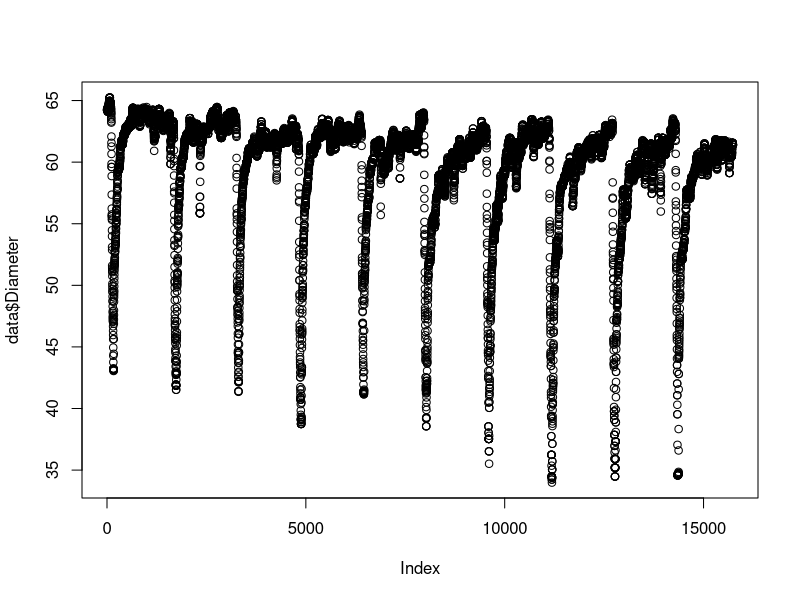
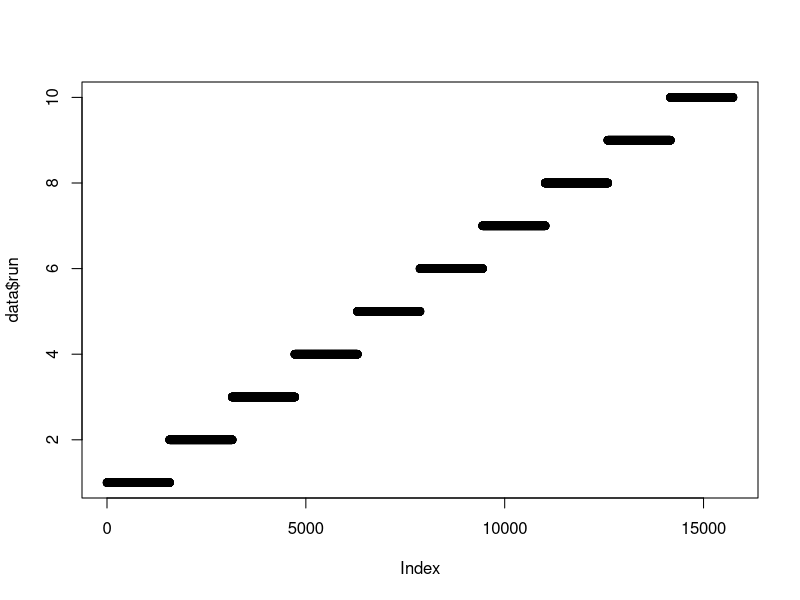
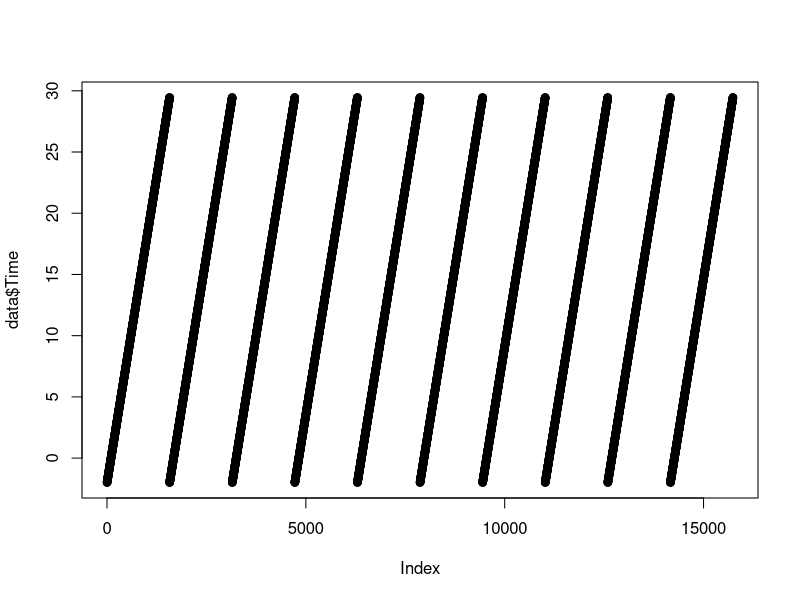
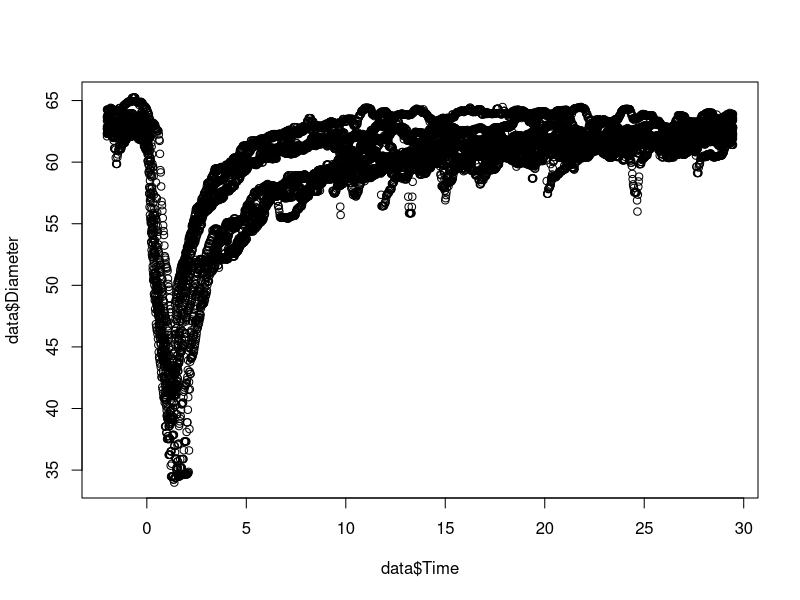
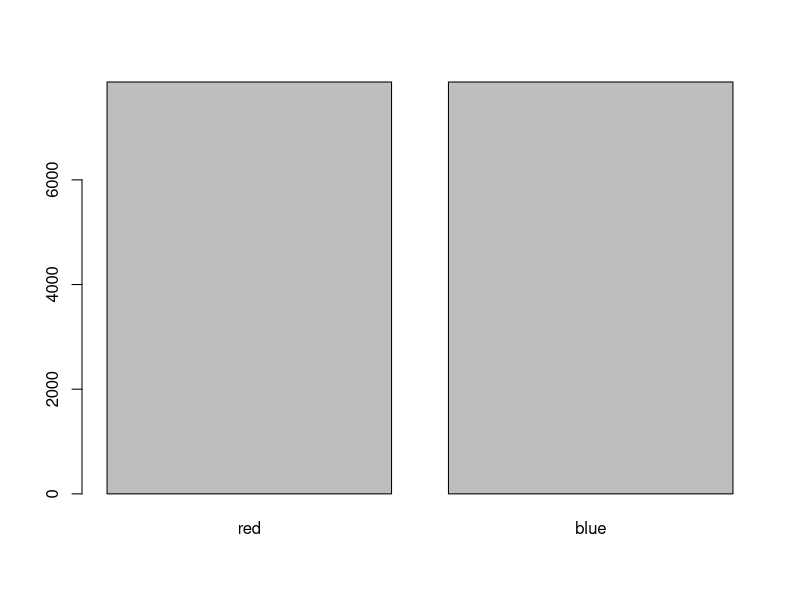
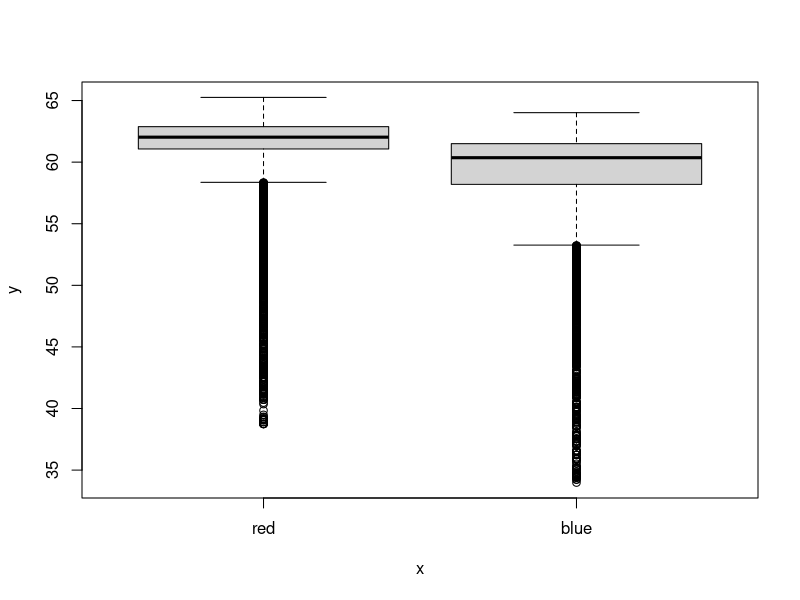

Here is the R script that generated these plots, in order:
## ---- chunk 1
data <- read.csv("Daten/Data_Pupils.csv")

head(data)
tail(data)
## ---- chunk 2
summary(data)
## ---- chunk 3
plot(data$Diameter)
plot(data$run)
plot(data$Time)
plot(data$Time, data$Diameter)
## ---- chunk 4
data$Stimulus <- factor(data$Stimulus, levels = c("red", "blue"))
plot(data$Stimulus)
plot(data$Stimulus, data$Diameter)
